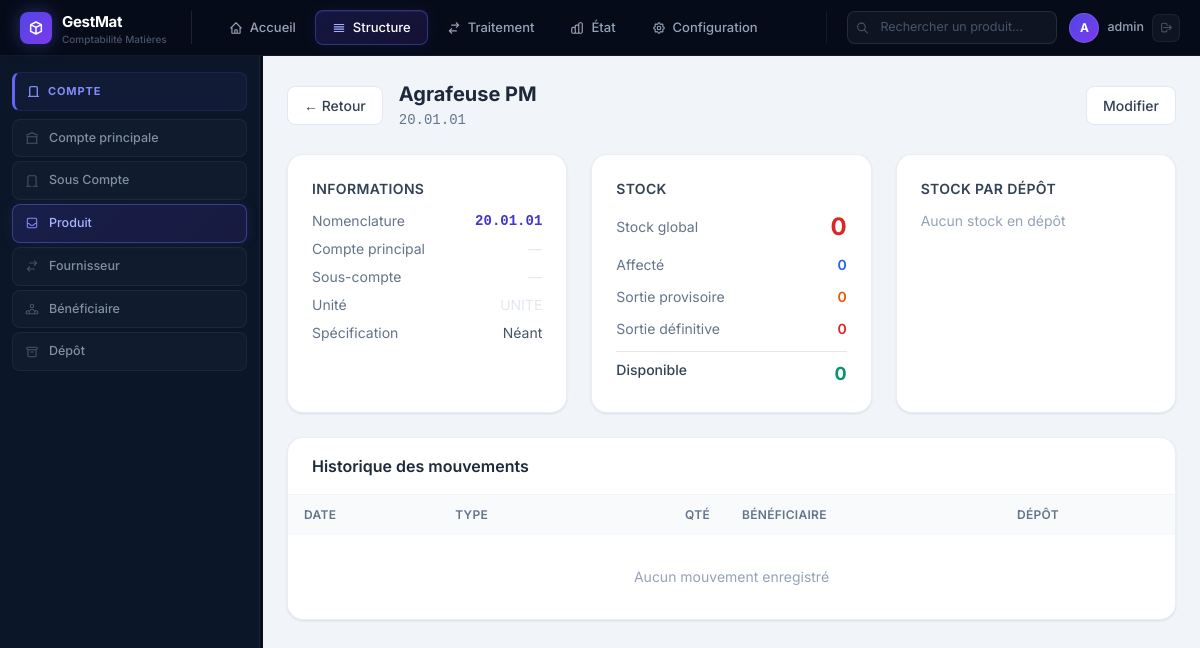
The page /produits/1/ (signed in) on the database its author committed.
### matieres/models.py (models this page shows, shortened)
class Produit(models.Model):
    compte_principal = models.ForeignKey(
        ComptePrincipale, on_delete=models.SET_NULL, null=True, blank=True,
        related_name='produits', verbose_name="Compte principal"
    )
    sous_compte = models.ForeignKey(
        SousCompte, on_delete=models.SET_NULL, null=True, blank=True,
        related_name='produits', verbose_name="Sous-compte"
    )
    nomenclature = models.CharField(max_length=30, unique=True, verbose_name="Nomenclature")
    designation = models.CharField(max_length=300, verbose_name="Désignation")
    stock_global = models.IntegerField(default=0, verbose_name="Stock global")
    qte_affectation = models.IntegerField(default=0, verbose_name="Qté affectée")
    qte_sd = models.IntegerField(default=0, verbose_name="Qté sortie définitive")
    entree = models.IntegerField(default=0, verbose_name="Entrée")
    unite = models.ForeignKey(
        Unite, on_delete=models.SET_NULL, null=True, blank=True, verbose_name="Unité"
    )
    specification = models.CharField(max_length=300, blank=True, verbose_name="Spécification")
    observation = models.TextField(blank=True, verbose_name="Observation")
    qte_sp = models.IntegerField(default=0, verbose_name="Qté sortie provisoire")
    class Meta:
        verbose_name = "Produit"
        verbose_name_plural = "Produits"
        ordering = ['nomenclature']
    @property
    def stock_disponible(self):
        return self.stock_global - self.qte_affectation - self.qte_sp

class Unite(models.Model):
    libelle = models.CharField(max_length=50, verbose_name="Unité")
    class Meta:
        verbose_name = "Unité"
        verbose_name_plural = "Unités"
    def __str__(self):
        return self.libelle

### matieres/views.py (the view)
# urls.py: path('produits/<int:pk>/', views.produit_detail, name='produit_detail'),
@login_required
def produit_detail(request, pk):
    produit = get_object_or_404(Produit, pk=pk)
    stocks = StockDepot.objects.filter(produit=produit)
    journal = Journal.objects.filter(nomenclature=produit.nomenclature).order_by('-date_creation')[:20]
    context = {
        'page_title': f'Produit - {produit.designation}',
        'produit': produit,
        'stocks': stocks,
        'journal': journal,
    }
    return render(request, 'produits/detail.html', context)

### templates/produits/detail.html
{% extends 'base.html' %}
{% load humanize %}
{% block content %}
<div class="flex items-center gap-4 mb-6">
  <a href="{% url 'matieres:produits_list' %}" class="btn-secondary">← Retour</a>
  <div>
    <h2 class="text-xl font-bold text-slate-800">{{ produit.designation }}</h2>
    <p class="text-sm text-slate-500 font-mono mt-0.5">{{ produit.nomenclature }}</p>
  </div>
  <div class="ml-auto">
    <a href="{% url 'matieres:produit_update' produit.pk %}" class="btn-secondary">Modifier</a>
  </div>
</div>
<div class="grid grid-cols-1 lg:grid-cols-3 gap-6 mb-6">
  <div class="card">
    <h3 class="font-semibold text-slate-700 mb-3 text-sm uppercase tracking-wide">Informations</h3>
    <dl class="space-y-2 text-sm">
      <div class="flex justify-between"><dt class="text-slate-500">Nomenclature</dt><dd class="font-mono font-bold text-primary-700">{{ produit.nomenclature }}</dd></div>
      <div class="flex justify-between"><dt class="text-slate-500">Compte principal</dt><dd>{{ produit.compte_principal|default:"—" }}</dd></div>
      <div class="flex justify-between"><dt class="text-slate-500">Sous-compte</dt><dd>{{ produit.sous_compte.famille_sc|default:"—" }}</dd></div>
      <div class="flex justify-between"><dt class="text-slate-500">Unité</dt><dd>{{ produit.unite|default:"—" }}</dd></div>
      <div class="flex justify-between"><dt class="text-slate-500">Spécification</dt><dd class="text-slate-600">{{ produit.specification|default:"—" }}</dd></div>
    </dl>
  </div>
  <div class="card">
    <h3 class="font-semibold text-slate-700 mb-3 text-sm uppercase tracking-wide">Stock</h3>
    <dl class="space-y-3 text-sm">
      <div class="flex justify-between items-center">
        <dt class="text-slate-500">Stock global</dt>
        <dd class="text-2xl font-bold {% if produit.stock_global == 0 %}text-red-600{% elif produit.stock_global < 5 %}text-orange-600{% else %}text-slate-800{% endif %}">{{ produit.stock_global }}</dd>
      </div>
      <div class="flex justify-between"><dt class="text-slate-500">Affecté</dt><dd class="text-blue-600 font-semibold">{{ produit.qte_affectation }}</dd></div>
      <div class="flex justify-between"><dt class="text-slate-500">Sortie provisoire</dt><dd class="text-orange-600 font-semibold">{{ produit.qte_sp }}</dd></div>
      <div class="flex justify-between"><dt class="text-slate-500">Sortie définitive</dt><dd class="text-red-600 font-semibold">{{ produit.qte_sd }}</dd></div>
      <div class="flex justify-between border-t pt-2"><dt class="text-slate-700 font-medium">Disponible</dt><dd class="font-bold text-emerald-600 text-lg">{{ produit.stock_disponible }}</dd></div>
    </dl>
  </div>
  <div class="card">
    <h3 class="font-semibold text-slate-700 mb-3 text-sm uppercase tracking-wide">Stock par dépôt</h3>
    {% for s in stocks %}
    <div class="flex justify-between items-center py-2 border-b border-slate-100 last:border-0">
      <span class="badge-info">{{ s.depot.code }}</span>
      <span class="font-bold text-slate-800">{{ s.qte_stock }}</span>
    </div>
    {% empty %}
    <p class="text-slate-400 text-sm">Aucun stock en dépôt</p>
    {% endfor %}
  </div>
</div>
<div class="card p-0 overflow-hidden">
  <div class="px-6 py-4 border-b border-slate-100">
    <h3 class="font-semibold text-slate-800">Historique des mouvements</h3>
  </div>
  <div class="overflow-x-auto">
    <table class="w-full text-sm">
      <thead class="bg-slate-50">
        <tr>
          <th class="text-left px-4 py-3 text-xs font-semibold text-slate-500 uppercase tracking-wide">Date</th>
          <th class="text-left px-4 py-3 text-xs font-semibold text-slate-500 uppercase tracking-wide">Type</th>
          <th class="text-right px-4 py-3 text-xs font-semibold text-slate-500 uppercase tracking-wide">Qté</th>
          <th class="text-left px-4 py-3 text-xs font-semibold text-slate-500 uppercase tracking-wide">Bénéficiaire</th>
          <th class="text-left px-4 py-3 text-xs font-semibold text-slate-500 uppercase tracking-wide">Dépôt</th>
        </tr>
      </thead>
      <tbody class="divide-y divide-slate-100">
        {% for op in journal %}
        <tr class="hover:bg-slate-50">
          <td class="px-4 py-2.5 text-slate-500 text-xs">{{ op.date_creation|date:"d/m/Y"|default:"—" }}</td>
          <td class="px-4 py-2.5">
            {% if "Entrée" in op.type_entree %}<span class="badge-success">{{ op.type_entree }}</span>
            {% elif "Définitive" in op.type_entree %}<span class="badge-red">{{ op.type_entree }}</span>
            {% else %}<span class="badge-warning">{{ op.type_entree }}</span>{% endif %}
          </td>
          <td class="px-4 py-2.5 text-right font-semibold">{{ op.qte }}</td>
          <td class="px-4 py-2.5 text-slate-600">{{ op.beneficiaire|default:"—" }}</td>
          <td class="px-4 py-2.5 text-slate-500">{{ op.depot|default:"—" }}</td>
        </tr>
        {% empty %}
        <tr><td colspan="5" class="px-4 py-8 text-center text-slate-400">Aucun mouvement enregistré</td></tr>
        {% endfor %}
      </tbody>
    </table>
  </div>
</div>
{% endblock %}

### templates/base.html (shortened to what this page needs)
<!DOCTYPE html>
<html lang="fr" class="h-full">
<head>
  <script src="https://cdn.tailwindcss.com"></script>
</head>
<body>
<header class="topbar">
  <div class="logo-wrap">
    <div class="logo-icon">
      <svg width="16" height="16" fill="none" stroke="#fff" viewBox="0 0 24 24" stroke-width="2.2">
        <path stroke-linecap="round" stroke-linejoin="round" d="M20 7l-8-4-8 4m16 0l-8 4m8-4v10l-8 4m0-10L4 7m8 4v10M4 7v10l8 4"/>
      </svg>
    </div>
    <div>
      <div class="logo-text">GestMat</div>
      <div class="logo-sub">{% if societe %}{{ societe.nom|truncatechars:20 }}{% else %}Comptabilité Matières{% endif %}</div>
    </div>
  </div>
  <nav class="tab-nav" role="tablist">
    <a href="{% url 'matieres:dashboard' %}" class="tab-btn" data-tab="accueil" role="tab">
      <svg width="14" height="14" fill="none" stroke="currentColor" viewBox="0 0 24 24" stroke-width="2">
        <path stroke-linecap="round" stroke-linejoin="round" d="M3 12l2-2m0 0l7-7 7 7M5 10v10a1 1 0 001 1h3m10-11l2 2m-2-2v10a1 1 0 01-1 1h-3m-6 0a1 1 0 001-1v-4a1 1 0 011-1h2a1 1 0 011 1v4a1 1 0 001 1m-6 0h6"/>
      </svg>
      Accueil
    </a>
    <span class="tab-btn" data-tab="structure" role="tab" style="cursor:pointer">
      <svg width="14" height="14" fill="none" stroke="currentColor" viewBox="0 0 24 24" stroke-width="2">
        <path stroke-linecap="round" stroke-linejoin="round" d="M4 6h16M4 10h16M4 14h16M4 18h16"/>
      </svg>
      Structure
    </span>
    <span class="tab-btn" data-tab="traitement" role="tab" style="cursor:pointer">
      <svg width="14" height="14" fill="none" stroke="currentColor" viewBox="0 0 24 24" stroke-width="2">
        <path stroke-linecap="round" stroke-linejoin="round" d="M8 7h12m0 0l-4-4m4 4l-4 4m0 6H4m0 0l4 4m-4-4l4-4"/>
      </svg>
      Traitement
    </span>
    <span class="tab-btn" data-tab="etat" role="tab" style="cursor:pointer">
      État
    </span>
    <span class="tab-btn" data-tab="configuration" role="tab" style="cursor:pointer">
      Configuration
    </span>
  </nav>
  <div class="topbar-right">
    <div class="search-wrap">
      <svg class="search-icon" width="13" height="13" fill="none" stroke="currentColor" viewBox="0 0 24 24" stroke-width="2">
        <path stroke-linecap="round" stroke-linejoin="round" d="M21 21l-6-6m2-5a7 7 0 11-14 0 7 7 0 0114 0"/>
      </svg>
      <input type="text" placeholder="Rechercher un produit…" name="q"
        hx-get="{% url 'matieres:htmx_recherche_produit' %}"
        hx-trigger="keyup changed delay:300ms"
        hx-target="#search-results">
    </div>
    <div class="user-wrap">
      <div class="user-avatar">{{ request.user.username|first|upper }}</div>
      <span class="user-name">{{ request.user.get_full_name|default:request.user.username }}</span>
      <a href="{% url 'logout' %}" class="btn-logout" title="Déconnexion">
        <svg width="13" height="13" fill="none" stroke="currentColor" viewBox="0 0 24 24" stroke-width="2">
          <path stroke-linecap="round" stroke-linejoin="round" d="M17 16l4-4m0 0l-4-4m4 4H7m6 4v1a3 3 0 01-3 3H6a3 3 0 01-3-3V7a3 3 0 013-3h4a3 3 0 013 3v1"/>
        </svg>
      </a>
    </div>
  </div>
</header>
<div class="app-body">
  <aside id="panel-structure" class="side-panel w-single" role="navigation" aria-label="Structure">
    <div class="panel-inner">
      <div class="panel-section">
        <div class="section-title">
          <svg width="13" height="13" fill="none" stroke="currentColor" viewBox="0 0 24 24" stroke-width="2.5">
            <path stroke-linecap="round" stroke-linejoin="round" d="M19 21V5a2 2 0 00-2-2H7a2 2 0 00-2 2v16"/>
            <path stroke-linecap="round" stroke-linejoin="round" d="M3 21h18"/>
          </svg>
          Compte
        </div>
        <a href="{% url 'matieres:compte_principal_list' %}"
           class="panel-btn {% if request.resolver_match.url_name == 'compte_principal_list' %}active{% endif %}">
          <svg width="14" height="14" fill="none" stroke="currentColor" viewBox="0 0 24 24" stroke-width="1.8">
            <path stroke-linecap="round" stroke-linejoin="round" d="M3 21h18M3 10h18M3 7l9-4 9 4M4 10h16v11H4z"/>
          </svg>
          Compte principale
        </a>
        <a href="{% url 'matieres:sous_compte_list' %}"
           class="panel-btn {% if request.resolver_match.url_name == 'sous_compte_list' %}active{% endif %}">
          <svg width="14" height="14" fill="none" stroke="currentColor" viewBox="0 0 24 24" stroke-width="1.8">
            <path stroke-linecap="round" stroke-linejoin="round" d="M19 21V5a2 2 0 00-2-2H7a2 2 0 00-2 2v16m14 0h2m-2 0h-5m-9 0H3m2 0h5"/>
          </svg>
          Sous Compte
        </a>
        <a href="{% url 'matieres:produits_list' %}"
           class="panel-btn {% if 'produit' in request.resolver_match.url_name %}active{% endif %}">
          Produit
        </a>
        <a href="{% url 'matieres:fournisseurs_list' %}"
           class="panel-btn {% if 'fournisseur' in request.resolver_match.url_name %}active{% endif %}">
          <svg width="14" height="14" fill="none" stroke="currentColor" viewBox="0 0 24 24" stroke-width="1.8">
            <path stroke-linecap="round" stroke-linejoin="round" d="M8 7h12m0 0l-4-4m4 4l-4 4"/>
            <path stroke-linecap="round" stroke-linejoin="round" d="M16 17H4m0 0l4-4m-4 4l4 4"/>
          </svg>
          Fournisseur
        </a>
        <a href="{% url 'matieres:beneficiaires_list' %}"
           class="panel-btn {% if 'beneficiaire' in request.resolver_match.url_name %}active{% endif %}">
          Bénéficiaire
        </a>
        <a href="{% url 'matieres:depots_list' %}"
           class="panel-btn {% if request.resolver_match.url_name == 'depots_list' %}active{% endif %}">
          <svg width="14" height="14" fill="none" stroke="currentColor" viewBox="0 0 24 24" stroke-width="1.8">
            <path stroke-linecap="round" stroke-linejoin="round" d="M5 8h14M5 8a2 2 0 110-4h14a2 2 0 110 4M5 8v10a2 2 0 002 2h10a2 2 0 002-2V8m-9 4h4"/>
          </svg>
          Dépôt
        </a>
      </div>
    </div>
  </aside>
  <main class="main-area" id="main-content">
    <div class="main-inner">
      {% block content %}{% endblock %}
    </div>
  </main>
</div>
</body>
</html>

### rows shown on the page
Produit: designation "Agrafeuse PM", nomenclature "20.01.01", compte_principal "—", sous_compte.famille_sc "—", unite "UNITE", specification "Néant", stock_global "0", qte_affectation "0", qte_sp "0", qte_sd "0", stock_disponible "0"

### other values the page prints
{{ request.user.username|first|upper }} "A"
{{ request.user.get_full_name|default:request.user.username }} "admin"
